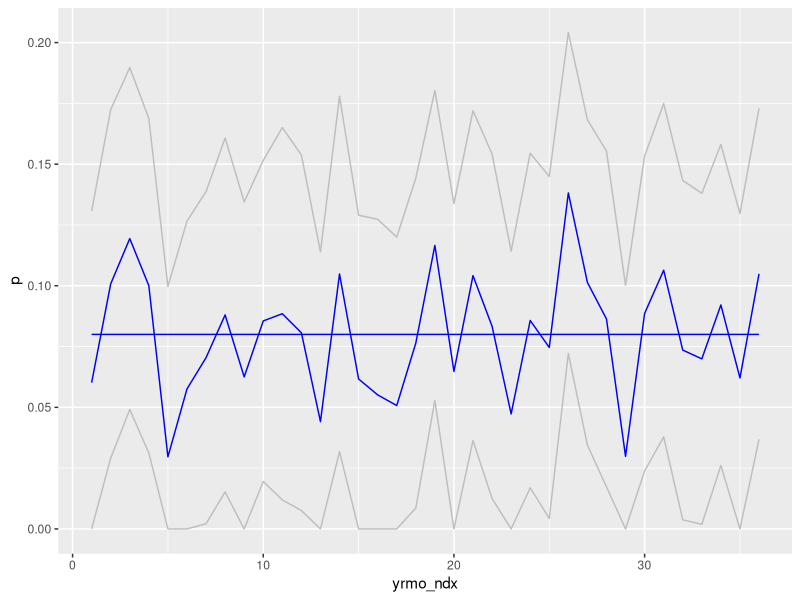
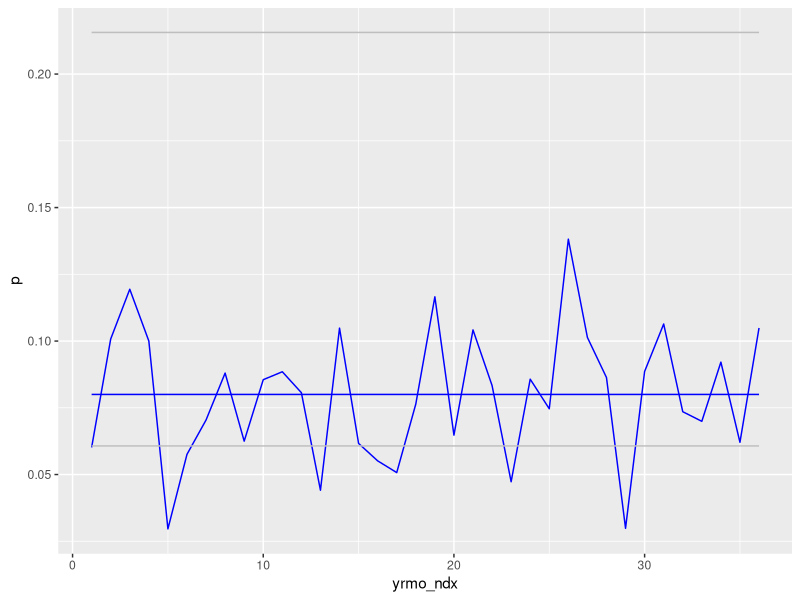

Here is the R script that generated these plots, in order:
rm(list=ls())
#library(dplyr)
#library(plyr)
library(tidyverse)
library(ggplot2)

#------------------------------------------------------------------------
stratumVars         <- c("year","surgtype", "fracture")
BinaryOutcomeVars   <- c("AnyComplicationFlag", "Readmit30Flag")
IntervalOutcomeVars <- c("PTExpScore", "CompositeScore")
AllOutcomeVars      <- append(BinaryOutcomeVars, IntervalOutcomeVars)

# Generate sample cohort; assigning:
#  - Entity type: region, ministry, provider
#  - Stratifiers: year, surgtype, fracture
#  - Outcomes Binary type(2, one rare); Interval type (2)
# --------------------------------------------------------------
caseNum <- 5000
provmnum =sample(1:1000,caseNum,replace=T); minNum = provmnum %%24+1; regNum = minNum %%5 +1
mydata <- data.frame(
  provider   =paste0("p",provmnum),     # calssify among 1000 providers
  ministry   =paste0("h",minNum),       # calssify among  24 Ministries
  region     =paste0("R",regNum),       # calssify among   5 Regions
  year       =sample(c(2016,2017,2018),caseNum,replace=T),
  month      =sample(1:12,caseNum,replace=T),
  surgtype   =rbinom(caseNum,1, 0.40),   # Stratifier
  fracture   =rbinom(caseNum,1, 0.60),   # Stratifier
  AnyComplicationFlag =rbinom(caseNum,1, 0.08), # Binary outcome, Make it rare!
  Readmit30Flag       =rbinom(caseNum,1, 0.30), # Binary outcome
  PTExpScore          =rnorm(caseNum,68,8),     # Interval outcome
  CompositeScore      =rnorm(caseNum,75,5)      # Interval toutcome
)
mydata$yrmo_ndx <- 12*(mydata$year-min(mydata$year)) + mydata$month


p_hat = mean(mydata$AnyComplicationFlag)
s_hat = sqrt(p_hat*(1-p_hat)/length(mydata$AnyComplicationFlag))
p_data <- mydata %>% group_by(yrmo_ndx) %>%
       summarize(num   = sum(AnyComplicationFlag),
                 denom = n(),
                 p   = num/denom,
                 s   = sqrt(p_hat*(1-p_hat)/denom),
                 cl  = p_hat,
                 lcl = max(0,p - 3*s),
                 ucl = min(1,p + 3*s),
                 
                 z_i   = (p-p_hat)/s
                # sigma_z = mean(abs(diff(z_i)), na.rm = TRUE) / 1.128,
                # s_prime = s*sigma_z,
                # lcl_prime = max(0,p - 3*s_prime),
               #  ucl_prime = max(0,p + 3*s_prime)
       )
sigma_z = mean(abs(diff(p_data$z_i)), na.rm = TRUE) / 1.128
s_prime = p_data$s*sigma_z
p_data$lcl_prime <- max(0,p_data$p - 3*s_prime)
p_data$ucl_prime <- max(0,p_data$p + 3*s_prime)

ggplot(data = p_data, aes(x=yrmo_ndx)) + 
  geom_line(aes(y = p), colour="blue") + 
  geom_line(aes(y = cl), colour="blue") + 
  geom_line(aes(y = ucl), colour="grey") + 
  geom_line(aes(y = lcl), colour="grey")   

ggplot(data = p_data, aes(x=yrmo_ndx)) + 
  geom_line(aes(y = p ), colour="blue") + 
  geom_line(aes(y = cl), colour="blue") + 
  geom_line(aes(y = ucl_prime), colour="grey") + 
  geom_line(aes(y = lcl_prime), colour="grey")  